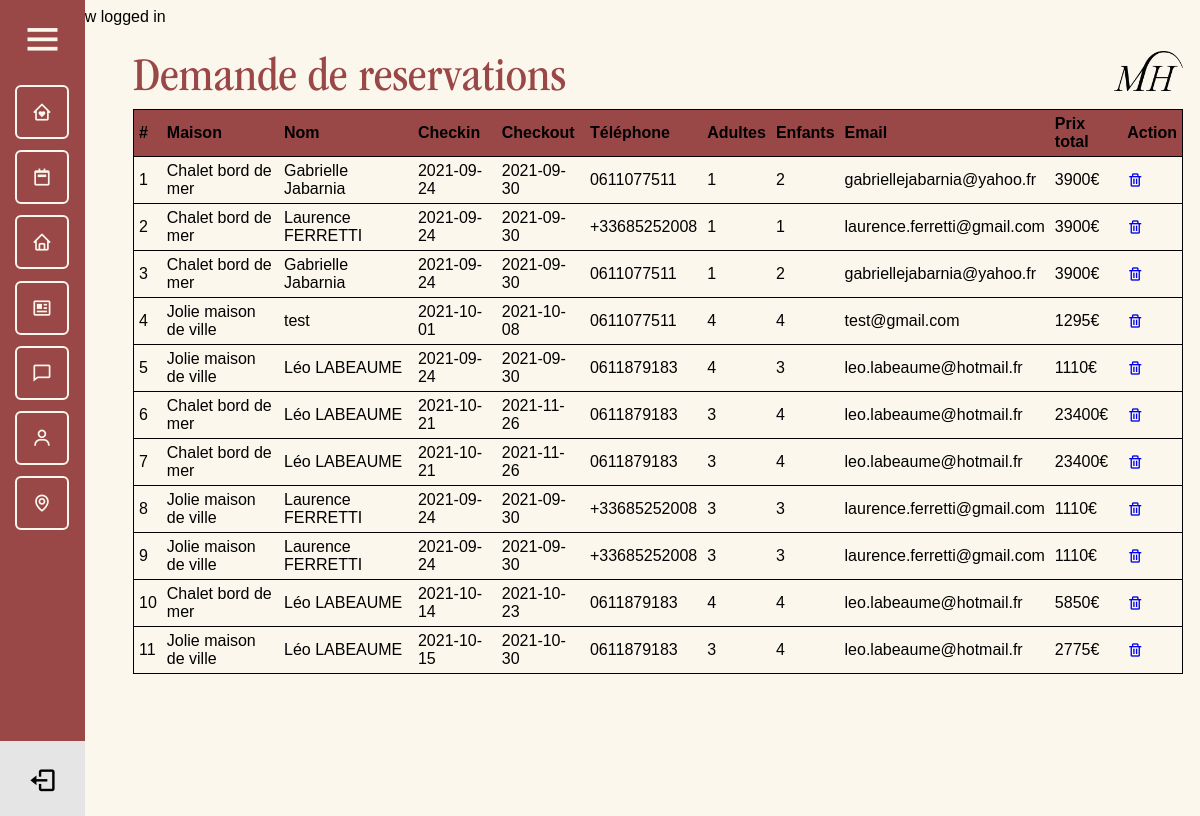
/admin/reservations.php (signed in), run on an earlier commit of the app's database.
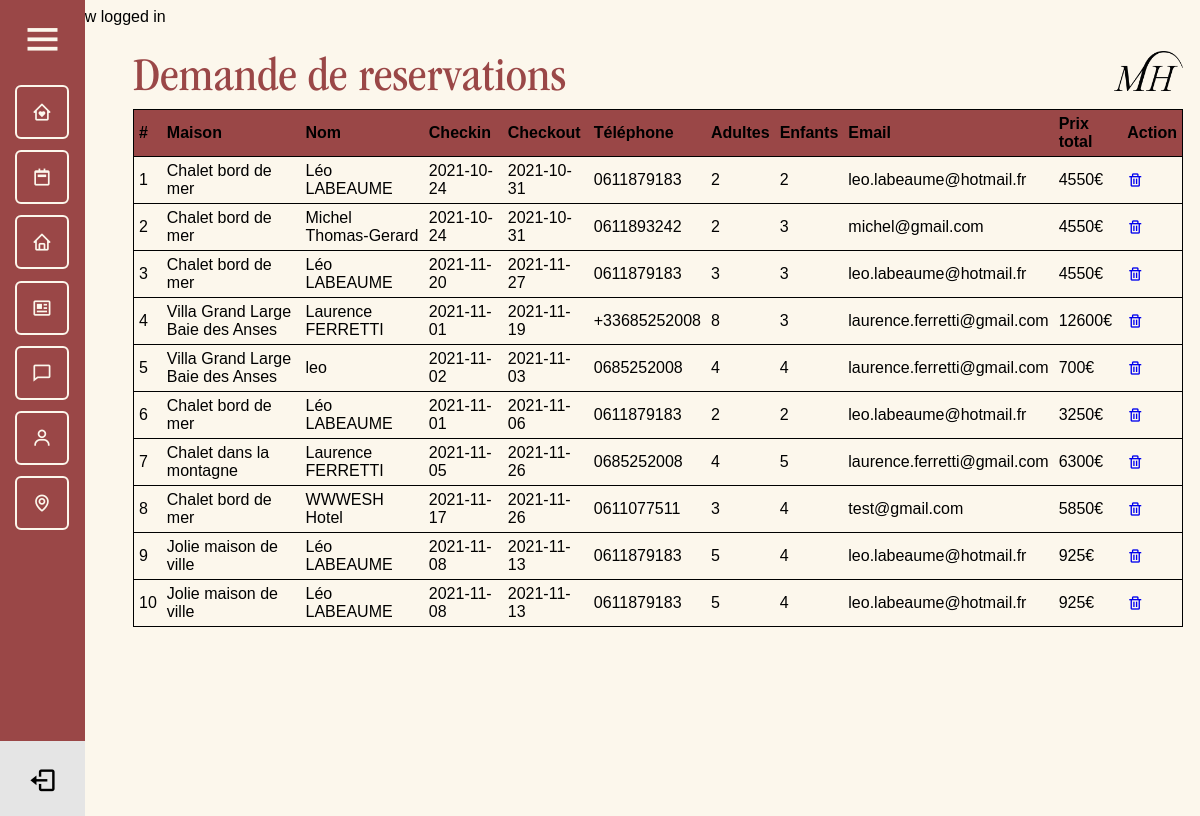
And on a later commit of the database.
### tables this page shows
CREATE TABLE IF NOT EXISTS `reservations` (
  `id` int(11) NOT NULL AUTO_INCREMENT,
  `name` varchar(255) NOT NULL,
  `checkin` date NOT NULL,
  `checkout` date NOT NULL,
  `phone` text NOT NULL,
  `people` int(11) NOT NULL,
  `email` varchar(255) NOT NULL,
  `children` varchar(255) NOT NULL,
  `address` varchar(255) NOT NULL,
  `commentaire` text NOT NULL,
  `zip` varchar(15) NOT NULL,
  `id_rooms` int(11) NOT NULL,
  PRIMARY KEY (`id`),
  KEY `reservations_ibfk_1` (`id_rooms`)
);

CREATE TABLE IF NOT EXISTS `rooms` (
  `id` int(11) NOT NULL AUTO_INCREMENT,
  `room_number` varchar(255) NOT NULL,
  `shortName` varchar(50) NOT NULL,
  `price` text NOT NULL,
  `details` text NOT NULL,
  `details2` text NOT NULL,
  `details3` text NOT NULL,
  `lieu` varchar(255) NOT NULL,
  `map` text NOT NULL,
  `photo` text NOT NULL,
  `photo_des` varchar(255) NOT NULL,
  `photo2` varchar(255) NOT NULL,
  `photo_des2` varchar(255) NOT NULL,
  `photo3` varchar(255) NOT NULL,
  `photo_des3` varchar(255) NOT NULL,
  `photo4` varchar(255) NOT NULL,
  `photo_des4` varchar(255) NOT NULL,
  `photo5` varchar(255) NOT NULL,
  `photo_des5` varchar(255) NOT NULL,
  `photo6` varchar(255) NOT NULL,
  `photo_des6` varchar(255) NOT NULL,
  `photo7` varchar(255) NOT NULL,
  `photo_des7` varchar(255) NOT NULL,
  `photo8` varchar(255) NOT NULL,
  `photo_des8` varchar(255) NOT NULL,
  `photo9` varchar(255) NOT NULL,
  `photo_des9` varchar(255) NOT NULL,
  `photo10` varchar(255) NOT NULL,
  `photo_des10` varchar(255) NOT NULL,
  `photo11` varchar(255) NOT NULL,
  `photo_des11` varchar(255) NOT NULL,
  `photo12` varchar(255) NOT NULL,
  `photo_des12` varchar(255) NOT NULL,
  `photo13` varchar(255) NOT NULL,
  `photo_des13` varchar(255) NOT NULL,
  `photo14` varchar(255) NOT NULL,
  `photo_des14` varchar(255) NOT NULL,
  `photo15` varchar(255) NOT NULL,
  `photo_des15` varchar(255) NOT NULL,
  `photo16` varchar(255) NOT NULL,
  `photo_des16` varchar(255) NOT NULL,
  `photo17` varchar(255) NOT NULL,
  `photo_des17` varchar(255) NOT NULL,
  `photo18` varchar(255) NOT NULL,
  `photo_des18` varchar(255) NOT NULL,
  `photo19` varchar(255) NOT NULL,
  `photo_des19` varchar(255) NOT NULL,
  `photo20` varchar(255) NOT NULL,
  `photo_des20` varchar(255) NOT NULL,
  `photo21` varchar(255) NOT NULL,
  `photo_des21` varchar(255) NOT NULL,
  `photo22` varchar(255) NOT NULL,
  `photo_des22` varchar(255) NOT NULL,
  `photo23` varchar(255) NOT NULL,
  `photo_des23` varchar(255) NOT NULL,
  `photo24` varchar(255) NOT NULL,
  `photo_des24` varchar(255) NOT NULL,
  `eq1` varchar(100) NOT NULL,
  `eq2` varchar(100) NOT NULL,
  `eq3` varchar(100) NOT NULL,
  `eq4` varchar(100) NOT NULL,
  `eq5` varchar(100) NOT NULL,
  `eq6` varchar(100) NOT NULL,
  `eq7` varchar(100) NOT NULL,
  `eq8` varchar(100) NOT NULL,
  `eq9` varchar(100) NOT NULL,
  `eq10` varchar(100) NOT NULL,
  `eq11` varchar(100) NOT NULL,
  `eq12` varchar(100) NOT NULL,
  `eq13` varchar(100) NOT NULL,
  `eq14` varchar(100) NOT NULL,
  `eq15` varchar(100) NOT NULL,
  `act1` varchar(80) NOT NULL,
  `act2` varchar(80) NOT NULL,
  `act3` varchar(80) NOT NULL,
  `act4` varchar(80) NOT NULL,
  `act5` varchar(80) NOT NULL,
  `act6` varchar(80) NOT NULL,
  `act7` varchar(80) NOT NULL,
  `act8` varchar(80) NOT NULL,
  `act9` varchar(80) NOT NULL,
  `act10` varchar(80) NOT NULL,
  `act11` varchar(80) NOT NULL,
  `act12` varchar(80) NOT NULL,
  `act13` varchar(80) NOT NULL,
  `act14` varchar(80) NOT NULL,
  `act15` varchar(80) NOT NULL,
  `act16` varchar(80) NOT NULL,
  `act17` varchar(80) NOT NULL,
  `inte1` varchar(80) NOT NULL,
  `inte2` varchar(80) NOT NULL,
  `inte3` varchar(80) NOT NULL,
  `inte4` varchar(80) NOT NULL,
  `inte5` varchar(80) NOT NULL,
  `inte6` varchar(80) NOT NULL,
  `inte7` varchar(80) NOT NULL,
  `inte8` varchar(80) NOT NULL,
  `inte9` varchar(80) NOT NULL,
  `inte10` varchar(80) NOT NULL,
  `inte11` varchar(80) NOT NULL,
  `dist1` varchar(100) NOT NULL,
  `dist2` varchar(100) NOT NULL,
  `dist3` varchar(100) NOT NULL,
  `dist4` varchar(100) NOT NULL,
  `dist5` varchar(100) NOT NULL,
  `dist6` varchar(100) NOT NULL,
  `dist7` varchar(100) NOT NULL,
  PRIMARY KEY (`id`)
);

### admin/reservations.php (the view, shortened to what this page needs)
<?php
require_once $_SERVER['DOCUMENT_ROOT'] . '/core/core.php';
include 'includes/header.php';
include 'includes/navigation.php';
$sql = "SELECT * FROM rooms INNER JOIN reservations WHERE rooms.id = reservations.id_rooms ";
$result = $db->query($sql);
$row_count = 1;
?>
<div class="admin_page">
  <div class="header_admin">
    <h1>Demande de reservations</h1>
    <img src="../assets/png/LOGO_02_PNG_NOIR.png" alt="Logo Muriel">
  </div>
  <div class="admin_page_reserv">
    <table class="table table-striped table-condensed table-bordered">
      <thead>
        <tr>
          <th>#</th>
          <th>Maison</th>
          <th>Nom</th>
          <th>Checkin</th>
          <th>Checkout</th>
          <th>Téléphone</th>
          <th>Adultes</th>
          <th>Enfants</th>
          <th>Email</th>
          <th>Prix total</th>
          <th>Action</th>
        </tr>
      </thead>
      <tbody>
        <?php while ($rows = $result->fetch(PDO::FETCH_ASSOC)) : ?>
          <tr>
            <td><?= $row_count++; ?></td>
            <td><?= $rows['room_number']; ?></td>
            <td><?= $rows['name']; ?></td>
            <td><?= $rows['checkin']; ?></td>
            <td><?= $rows['checkout']; ?></td>
            <td><?= $rows['phone']; ?></td>
            <td><?= $rows['people']; ?></td>
            <td><?= $rows['children']; ?></td>
            <td><?= $rows['email']; ?></td>
            <?php
            $date_debut = strtotime($rows['checkin']);
            $date_fin = strtotime($rows['checkout']);
            $nbJour = round(($date_fin - $date_debut) / 60 / 60 / 24, 0); ?>
            <td><?= $nbJour * $rows['price']; ?>€</td>
            <td>
              <a href="reservations.php?delete=<?= $rows['id']; ?>"><i class='bx bx-trash'></i></a>
            </td>
          </tr>
        <?php endwhile; ?>
      </tbody>
    </table>
  </div>
</div>

### core/core.php (shortened to what this page needs)
<?php
if (isset($_SESSION['logged_in'])) {
    echo '<div>' . $_SESSION['logged_in'] . '</div> ';
}

### admin/includes/header.php (shortened to what this page needs)
<!DOCTYPE html>
<html lang="fr">
<head>
    <link href='https://unpkg.com/boxicons@2.0.8/css/boxicons.min.css' rel='stylesheet'>
    <link rel="stylesheet" href="./css/style.css">
</head>
<body>

### admin/includes/navigation.php (shortened to what this page needs)
<div class="sidebar">
  <div class="logo_content">
    <i class='bx bx-menu' id="btn"></i>
  </div>
  <ul class="nav_list">
    <li>
      <a href="reservations.php">
        <i class='bx bx-home-heart'></i>
      </a>
    </li>
    <li>
      <a href="calendar.php">
        <i class='bx bx-calendar-week'></i>
      </a>
    </li>
    <li>
      <a href="rooms.php">
        <i class='bx bx-home'></i>
      </a>
    </li>
    <li>
      <a href="tours.php">
        <i class='bx bx-news'></i>
      </a>
    </li>
    <li>
      <a href="comments.php">
        <i class='bx bx-comment'></i>
      </a>
    </li>
    <li>
      <a href="users.php">
        <i class='bx bx-user'></i>
      </a>
    </li>
    <li>
      <a href="../index.php">
        <i class='bx bx-map'></i>
      </a>
    </li>
  </ul>
  <div class="profile_content">
    <div class="profile">
      <a href="logout.php">
        <i class='bx bx-log-out' id="log_out"></i>
      </a>
    </div>
  </div>
</div>
</body>
</html>

### admin/css/style.css (style rules this page uses)
body { position: relative; min-height: 100vh; width: 100%; background-color: #FCF7EC; font-family: sans-serif; overflow-x: hidden; }
.sidebar { position: fixed; top: 0; left: 0; height: 100%; width: 55px; background: #9A4747; padding: 15px 15px; transition: all 0.5s ease; z-index: 10; }
.sidebar #btn { position: absolute; color: #FCF7EC; left: 50%; top: 15px; font-size: 45px; height: 50px; width: 50px; text-align: center; line-height: 50px; transform: translateX(-50%); }
.sidebar ul { margin-top: 20px; }
.nav_list { padding: 0; }
.sidebar ul li { position: relative; height: 50px; width: 90%; padding: 0; list-style: none; line-height: 50px; margin-bottom: 1.4vh; border: solid 2px #FCF7EC; border-radius: 6px; }
.sidebar ul li a { color: #FCF7EC; display: flex; align-items: center; text-decoration: none; border-radius: 6px; white-space: nowrap; }
.sidebar ul li i { height: 50px; min-width: 50px; border-radius: 6px; line-height: 50px; text-align: center; font-size: 1.7vw; }
.sidebar .profile_content { position: absolute; color: #FCF7EC; background-color: #E5E5E5; bottom: 15px; left: 0; width: 100%; }
.sidebar .profile_content .profile { position: relative; padding: 15px 10px; height: 60px; }
.profile #log_out { position: absolute; bottom: 25px; left: 50%; transform: translateX(-50%); min-width: 50px; line-height: 50px; font-size: 20px; border-radius: 6px; text-align: center; font-size: 29px; color: black; }
.admin_page { margin: 25px 25px 25px 125px; }
.admin_page .header_admin { display: flex; justify-content: space-between; }
.admin_page .header_admin h1 { font-family: ITCGaramondStd-BkNarrow; font-style: normal; font-weight: normal; font-size: 4vw; margin: 0; color: #9A4747; }
.admin_page .header_admin img { max-height: 40px; max-width: 90px; }
.admin_page_reserv table, .admin_page_comments table, .admin_page_users table { width: 100%; border-collapse: collapse; border: solid 1px; }
.admin_page_reserv th, .admin_page_comments th, .admin_page_users th { text-align: left; padding: 5px; }
.admin_page_reserv thead, .admin_page_comments thead, .admin_page_users thead { background-color: #9A4747; }
.admin_page_reserv tr, .admin_page_comments tr, .admin_page_users tr { border-bottom: solid 1px; }
.admin_page_reserv td, .admin_page_comments td, .admin_page_users td { padding: 5px; }

What changed in the data, as far as the page shows it:
removed reservations: id_rooms.room_number "Chalet bord de mer", name "Gabrielle Jabarnia", checkin "2021-09-24", checkout "2021-09-30", phone "0611077511", people "1", children "2", email "gabriellejabarnia@yahoo.fr", $nbJour * $rows['price'] "3900"
removed reservations: id_rooms.room_number "Chalet bord de mer", name "Laurence FERRETTI", checkin "2021-09-24", checkout "2021-09-30", phone "+33685252008", people "1", children "1", email "laurence.ferretti@gmail.com", $nbJour * $rows['price'] "3900"
removed reservations: id_rooms.room_number "Chalet bord de mer", name "Gabrielle Jabarnia", checkin "2021-09-24", checkout "2021-09-30", phone "0611077511", people "1", children "2", email "gabriellejabarnia@yahoo.fr", $nbJour * $rows['price'] "3900"
removed reservations: id_rooms.room_number "Jolie maison de ville", name "test", checkin "2021-10-01", checkout "2021-10-08", phone "0611077511", people "4", children "4", email "test@gmail.com", $nbJour * $rows['price'] "1295"
removed reservations: id_rooms.room_number "Jolie maison de ville", name "Léo LABEAUME", checkin "2021-09-24", checkout "2021-09-30", phone "0611879183", people "4", children "3", email "leo.labeaume@hotmail.fr", $nbJour * $rows['price'] "1110"
removed reservations: id_rooms.room_number "Chalet bord de mer", name "Léo LABEAUME", checkin "2021-10-21", checkout "2021-11-26", phone "0611879183", people "3", children "4", email "leo.labeaume@hotmail.fr", $nbJour * $rows['price'] "23400"
removed reservations: id_rooms.room_number "Chalet bord de mer", name "Léo LABEAUME", checkin "2021-10-21", checkout "2021-11-26", phone "0611879183", people "3", children "4", email "leo.labeaume@hotmail.fr", $nbJour * $rows['price'] "23400"
removed reservations: id_rooms.room_number "Jolie maison de ville", name "Laurence FERRETTI", checkin "2021-09-24", checkout "2021-09-30", phone "+33685252008", people "3", children "3", email "laurence.ferretti@gmail.com", $nbJour * $rows['price'] "1110"
removed reservations: id_rooms.room_number "Jolie maison de ville", name "Laurence FERRETTI", checkin "2021-09-24", checkout "2021-09-30", phone "+33685252008", people "3", children "3", email "laurence.ferretti@gmail.com", $nbJour * $rows['price'] "1110"
removed reservations: id_rooms.room_number "Chalet bord de mer", name "Léo LABEAUME", checkin "2021-10-14", checkout "2021-10-23", phone "0611879183", people "4", children "4", email "leo.labeaume@hotmail.fr", $nbJour * $rows['price'] "5850"
removed reservations: id_rooms.room_number "Jolie maison de ville", name "Léo LABEAUME", checkin "2021-10-15", checkout "2021-10-30", phone "0611879183", people "3", children "4", email "leo.labeaume@hotmail.fr", $nbJour * $rows['price'] "2775"
added reservations: id_rooms.room_number "Chalet bord de mer", name "Léo LABEAUME", checkin "2021-10-24", checkout "2021-10-31", phone "0611879183", people "2", children "2", email "leo.labeaume@hotmail.fr", $nbJour * $rows['price'] "4550"
added reservations: id_rooms.room_number "Chalet bord de mer", name "Michel Thomas-Gerard", checkin "2021-10-24", checkout "2021-10-31", phone "0611893242", people "2", children "3", email "michel@gmail.com", $nbJour * $rows['price'] "4550"
added reservations: id_rooms.room_number "Chalet bord de mer", name "Léo LABEAUME", checkin "2021-11-20", checkout "2021-11-27", phone "0611879183", people "3", children "3", email "leo.labeaume@hotmail.fr", $nbJour * $rows['price'] "4550"
added reservations: id_rooms.room_number "Villa Grand Large Baie des Anses", name "Laurence FERRETTI", checkin "2021-11-01", checkout "2021-11-19", phone "+33685252008", people "8", children "3", email "laurence.ferretti@gmail.com", $nbJour * $rows['price'] "12600"
added reservations: id_rooms.room_number "Villa Grand Large Baie des Anses", name "leo", checkin "2021-11-02", checkout "2021-11-03", phone "0685252008", people "4", children "4", email "laurence.ferretti@gmail.com", $nbJour*$rows['price'] "700"
added reservations: id_rooms.room_number "Chalet bord de mer", name "Léo LABEAUME", checkin "2021-11-01", checkout "2021-11-06", phone "0611879183", people "2", children "2", email "leo.labeaume@hotmail.fr", $nbJour * $rows['price'] "3250"
added reservations: id_rooms.room_number "Chalet dans la montagne", name "Laurence FERRETTI", checkin "2021-11-05", checkout "2021-11-26", phone "0685252008", people "4", children "5", email "laurence.ferretti@gmail.com", $nbJour * $rows['price'] "6300"
added reservations: id_rooms.room_number "Chalet bord de mer", name "WWWESH Hotel", checkin "2021-11-17", checkout "2021-11-26", phone "0611077511", people "3", children "4", email "test@gmail.com", $nbJour * $rows['price'] "5850"
added reservations: id_rooms.room_number "Jolie maison de ville", name "Léo LABEAUME", checkin "2021-11-08", checkout "2021-11-13", phone "0611879183", people "5", children "4", email "leo.labeaume@hotmail.fr", $nbJour * $rows['price'] "925"
added reservations: id_rooms.room_number "Jolie maison de ville", name "Léo LABEAUME", checkin "2021-11-08", checkout "2021-11-13", phone "0611879183", people "5", children "4", email "leo.labeaume@hotmail.fr", $nbJour * $rows['price'] "925"
